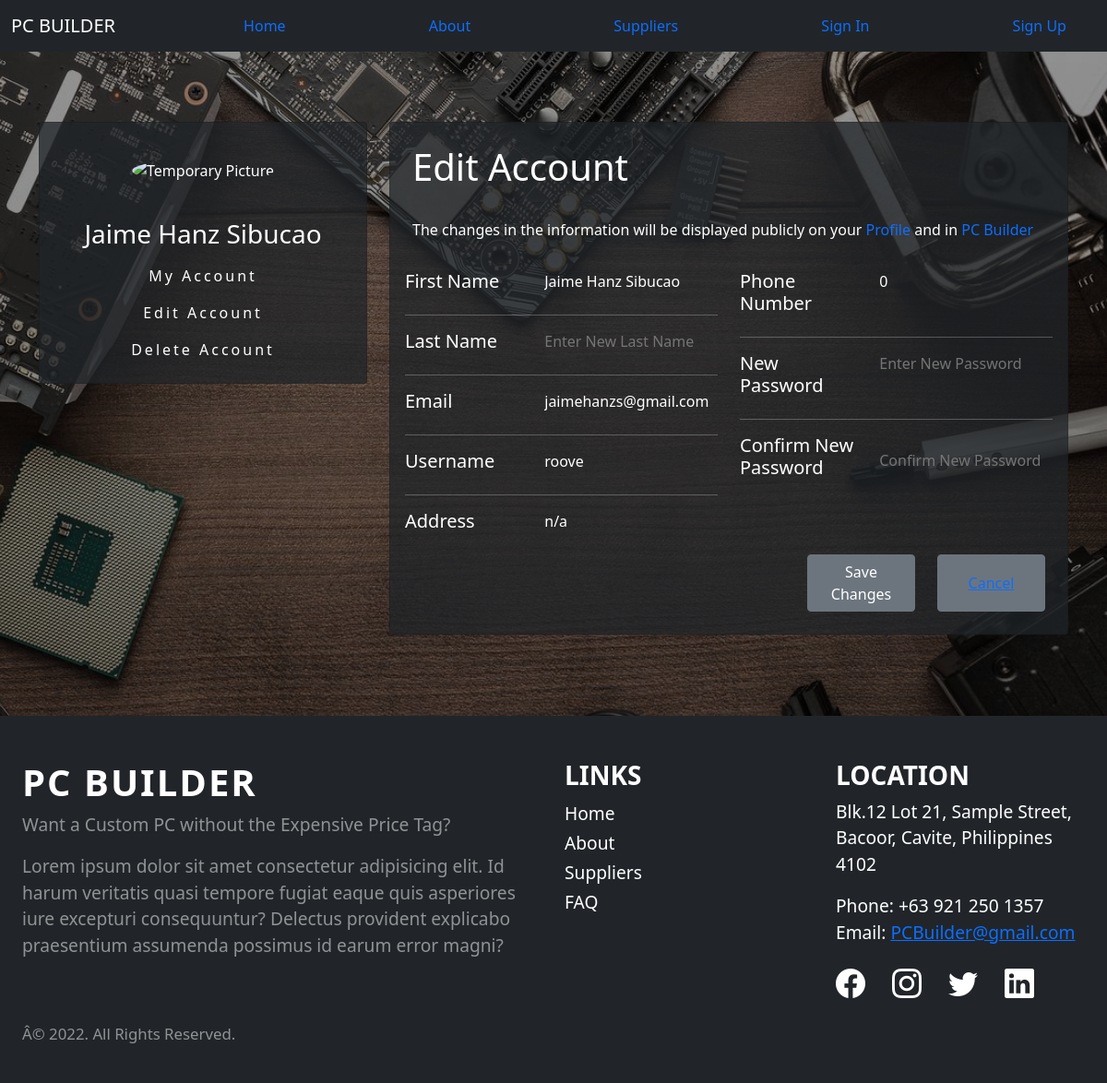
/users/updateUser, run on an earlier commit of the app's database.
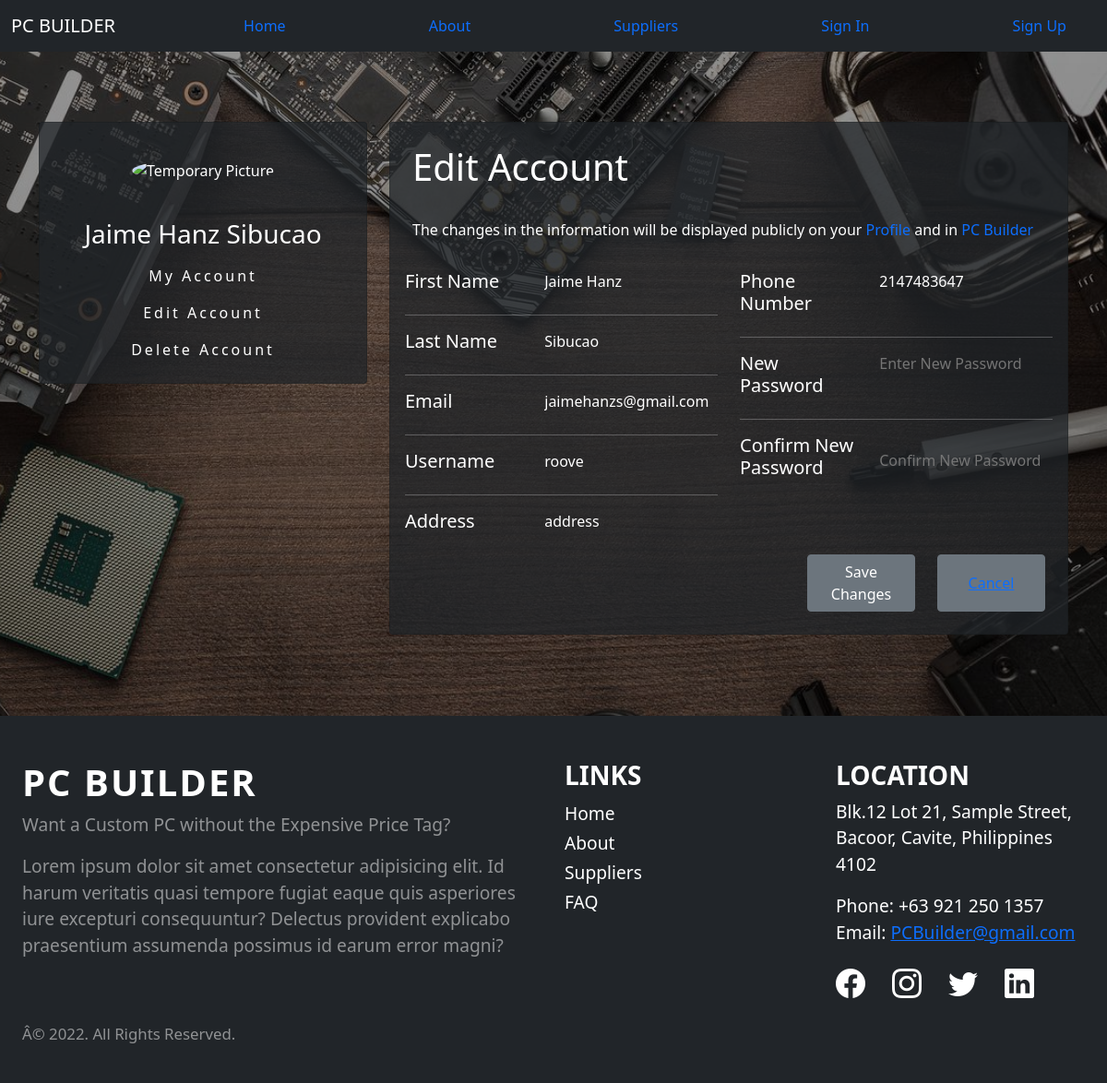
And on a later commit of the database.
### tables this page shows
CREATE TABLE `users` (
  `usersId` int(11) NOT NULL,
  `firstName` varchar(256) NOT NULL,
  `usersEmail` varchar(128) NOT NULL,
  `usersUid` varchar(128) NOT NULL,
  `usersPwd` varchar(128) NOT NULL,
  `phone` int(11) NOT NULL,
  `address` varchar(512) NOT NULL DEFAULT 'n/a',
  `usertype` enum('Buyer','Seller','Buyer/Seller') NOT NULL,
  `lastName` varchar(256) NOT NULL,
  `stat` enum('Active','Inactive') DEFAULT NULL,
  `pwdRepeat` varchar(256) NOT NULL,
  `terms` enum('Agree') NOT NULL,
  `file_name` varchar(256) NOT NULL
);

### application/controllers/Users.php (called while the page is built, shortened)
<?php
class Users extends CI_Controller
{
    public function updateUser() {
        $this->load->model('user_model');
        $user = $this->user_model->getUsers($_SESSION['usersId']);
        $output['user'] = $user[0];
        $this->load->view('front/updateUser', $output);
    }
}

### index.php (called while the page is built, shortened)
<?php
require_once BASEPATH.'core/CodeIgniter.php';

### application/models/User_model.php (called while the page is built, shortened)
<?php
class User_model extends CI_Model {
    private $table = "users";
    public function getUsers($usersId = null){
        $query = $this->db->get($this->table);
        return $query->result_array();
    }
}

### application/views/front/updateUser.php (the view, shortened to what the changed rows need)
 <div class="container">
    <div class="row my-5 py-4">
        <div class="col-lg-4 mt-1">
            <div class="card text-center sidebar bg-dark bg-opacity-75">
                <div class="card-body">
                    <div class="mt-3 row leftbox">
                        <h3 class="col-lg-12"><?php echo $user['firstName'] ?> <?php echo $user['lastName'] ?></h3>
                        <a href="<?php echo base_url()."users/viewUser"?>" class="col-lg-12 p-2">My Account</a>
                        <a href="<?php echo base_url()."users/updateUser"?>" class="col-lg-12 p-2">Edit Account</a>
                        <a href="<?php echo base_url()."users/deleteUser"?>" class="col-lg-12 p-2">Delete Account</a>
                    </div>
                </div>
            </div>
        </div>
        <div class="col-lg-8 mt-1">
            <div class="card mb-3 content bg-dark bg-opacity-75">
                <h1 class="p-4">Edit Account</h1>
                <form class="card-body row">
                    <div class="col-6">
                        <div class="row">
                            <div class="col-lg-7">
                                <input type="text" name="firstName" class="p-0 m-0 col-lg-12" placeholder="Enter New First Name" value="<?php echo $user['firstName'] ?>"></input>
                            </div>
                        </div>
                        <div class="row">
                            <div class="col-lg-7">
                                <input type="text" name="lastName" class="p-0 m-0 col-lg-12" placeholder="Enter New Last Name" value="<?php echo $user['lastName'] ?>"></input>
                            </div>
                        </div>
                        <div class="row">
                            <div class="col-lg-7">
                                <input type="email" name="usersEmail" class="p-0 m-0 col-lg-12" placeholder="Enter New Email" value="<?php echo $user['usersEmail'] ?>"></input>
                            </div>
                        </div>
                        <div class="row">
                            <div class="col-lg-7">
                                <input type="text" name="usersUid" class="p-0 m-0 col-lg-12" placeholder="Enter New Address" value="<?php echo $user['usersUid']?>"></input>
                            </div>
                        </div>
                        <div class="row">
                            <div class="col-lg-7">
                                <input type="text" name="address" class="p-0 m-0 col-lg-12" placeholder="Enter New Address" value="<?php echo $user['address'] ?>"></input>
                            </div>
                        </div>
                    </div>
                    <div class="col-6">
                        <div class="row">
                            <div class="col-lg-7">
                                <input type="tel" name="phone" class="p-0 m-0 col-lg-12" placeholder="Enter New Phone Number" value="<?php echo $user['phone'] ?>"></input>
                            </div>
                        </div>
                    </div>
                </form>
            </div>
        </div>
    </div>
</div>

What changed in the data, as far as the page shows it:
changed users "jaimehanzs@gmail.com": firstName "Jaime Hanz Sibucao" → "Jaime Hanz"; lastName (not shown) → "Sibucao"; address "n/a" → "address"; phone "0" → "2147483647"
